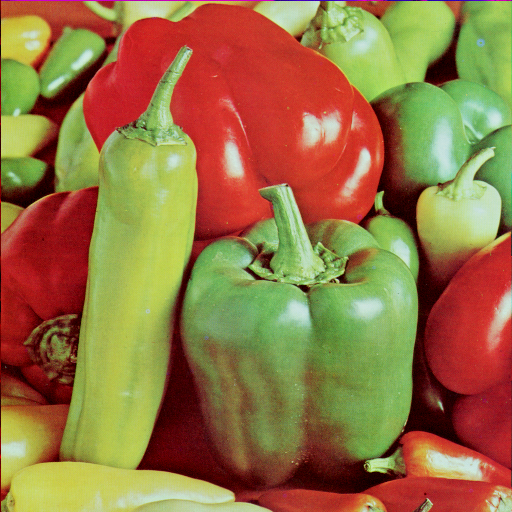
#> input picture trabalho_5/img/peppers.png, 512 x 512 px
$ jupyter execute trabalho_5.ipynb   (older library calls are emulated)
#> lines starting #> are read from the running program, lines starting #| are printed output that depends on the picture; long printed decimals are rounded
[cell 1]
import numpy as np
from skimage import measure
from sklearn.metrics import pairwise_distances_argmin
from skimage import color
from sklearn import cluster
from sklearn import metrics
import cv2
import matplotlib.pyplot as plt

[cell 2]
def quantize(raster, n_colors):
    width, height, depth = raster.shape
    reshaped_raster = np.reshape(raster, (width * height, depth))
    print("K-Means starting")
    model = cluster.KMeans(n_clusters=n_colors)
    labels = model.fit_predict(reshaped_raster)
    palette = model.cluster_centers_
    print("K-Means ended")
    quantized_raster = np.reshape(palette[labels], (width, height, palette.shape[1]))


    return quantized_raster.astype("uint8")

[cell 3]
raster = cv2.imread("img/peppers.png")
#> raster is the input picture: shape (512, 512, 3); mean B, G, R 66.5, 115.6, 149.8

[cell 4]
raster16 = quantize(raster,16)
#> in quantize, `quantized_raster = np.reshape(palette[labels], (width, height, palette..`:
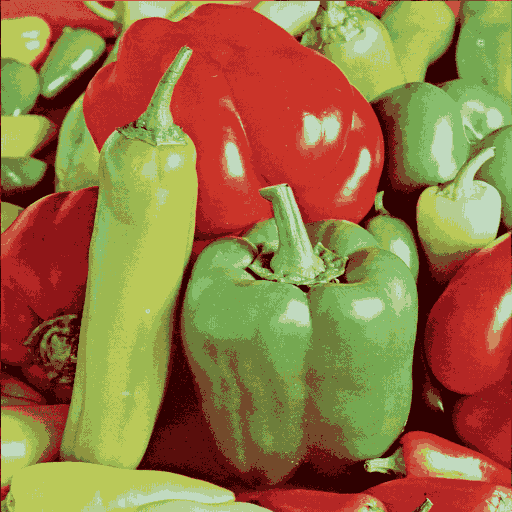
#> quantized_raster: shape (512, 512, 3) float64; mean of channels 0, 1, 2 66.5, 115.6, 149.8; drawn as B, G, R
raster32 = quantize(raster,32)
raster64 = quantize(raster,64)
raster128 = quantize(raster,128)

[cell 5]
a = np.zeros(5)

[cell 6]
s =  measure.compare_ssim(raster, raster,multichannel=True)
#> s = 1
print(s)
#| 1.0
a[4] = s

[cell 7]
s =  measure.compare_ssim(raster, raster128,multichannel=True)
#> s = 0.892
print(s)
#| 0.8918
a[3] = s

[cell 8]
s =  measure.compare_ssim(raster, raster64,multichannel=True)
#> s = 0.848
print(s)
#| 0.848
a[2] = s

[cell 9]
s =  measure.compare_ssim(raster, raster32,multichannel=True)
#> s = 0.792
print(s)
#| 0.7923
a[1] = s

[cell 10]
s =  measure.compare_ssim(raster, raster16,multichannel=True)
#> s = 0.734
print(s)
#| 0.7339
a[0] = s

[cell 11]
fig, ax = plt.subplots()
ax.bar([x for x in range(len(a))],a,width=.5)
plt.yticks([.7,.8,.9,0,1])
plt.ylim([.65,1.01])
ax.set_xticklabels([0,16,32,64,128,256])
plt.xlabel("Nº Cores")
plt.ylabel("SSIM")
plt.title("Erro X Nº Cores")
plt.show()
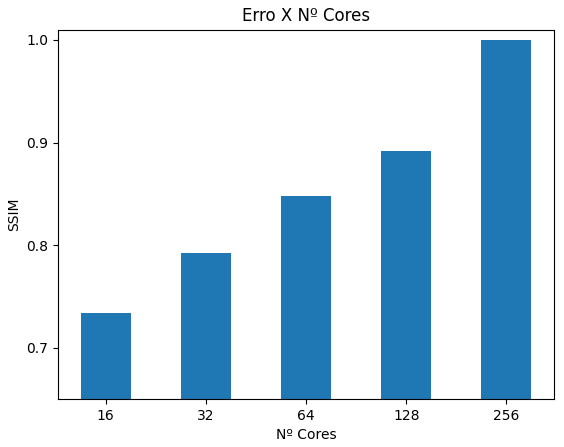
#> figure drawn by matplotlib, 1 panel; tallest bar 1 high, from x = 3.75 to 4.25
fig.savefig('res/peppers.png', dpi=900)

[cell 12]
cv2.imwrite("res/peppers16.png",raster16)
cv2.imwrite("res/peppers32.png",raster32)
cv2.imwrite("res/peppers64.png",raster64)
cv2.imwrite("res/peppers128.png",raster128)
#> Out = True
